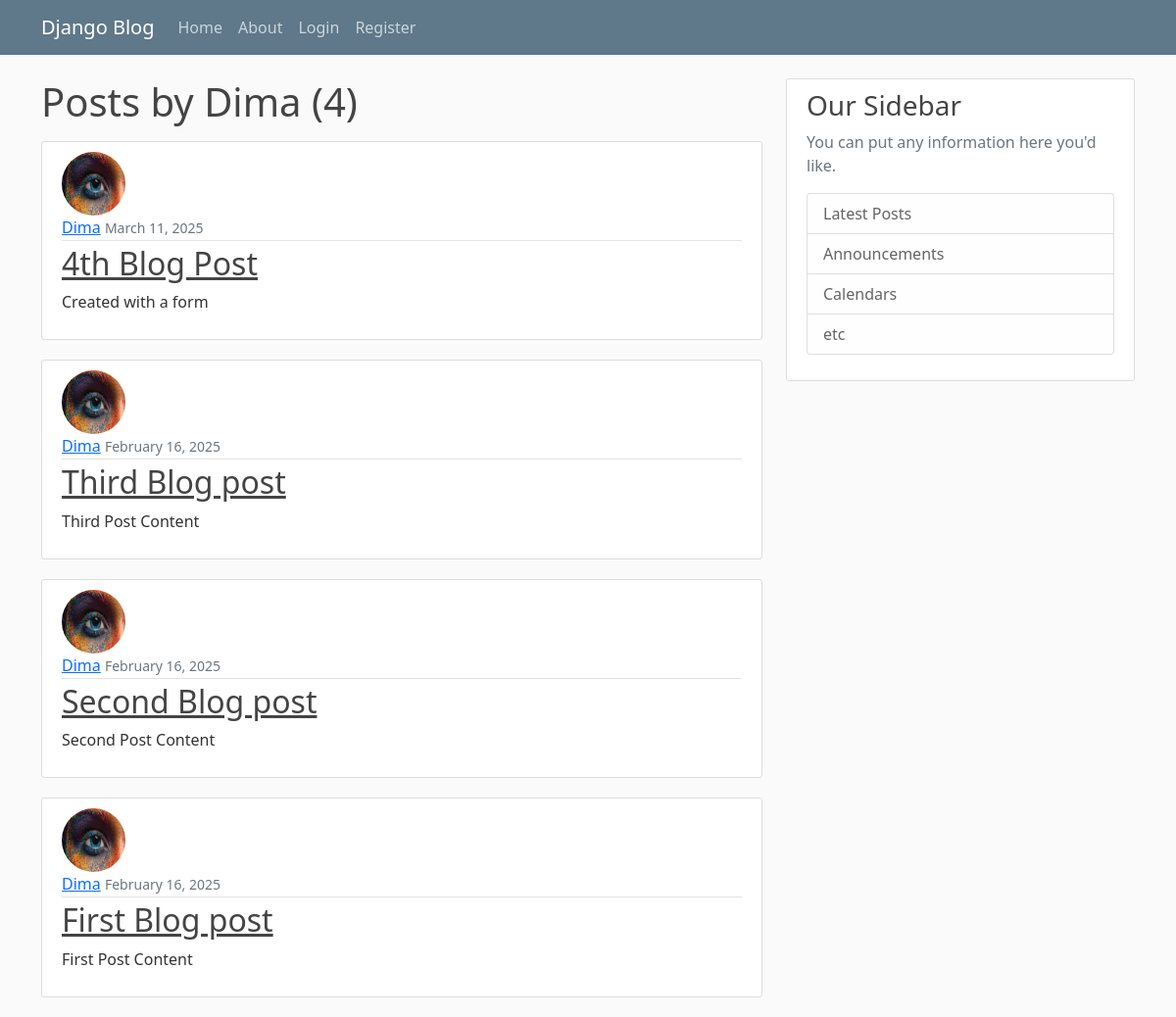
Page /user/Dima on the earlier database version.
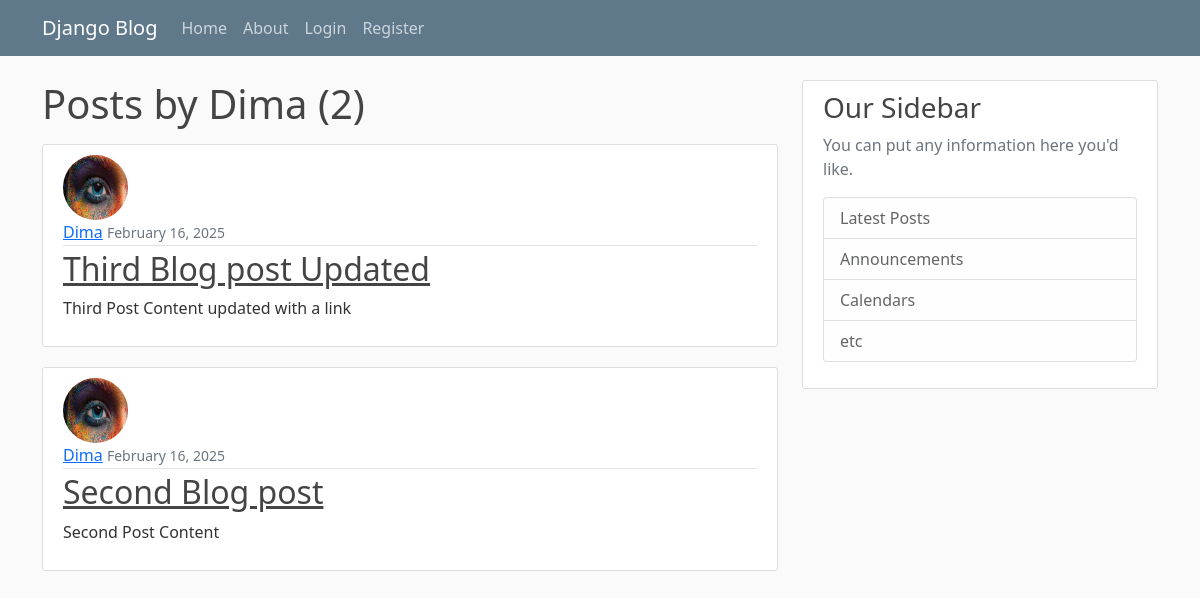
Same page on the later database version.
### blog_app/models.py (models this page shows, shortened)
class Post(models.Model):
    title = models.CharField(max_length=100)
    content = models.TextField()
    date_posted = models.DateTimeField(default=timezone.now)
    author = models.ForeignKey(User, on_delete=models.SET_NULL, null=True, blank=True)

### users/models.py (models this page shows, shortened)
class Profile(models.Model):
    user = models.OneToOneField(User, on_delete=models.CASCADE)
    avatar = models.ImageField(default='default.jpg', upload_to='profile_pics')

### blog_app/views.py (the view)
# urls.py: path('user/<str:username>', UserPostListView.as_view(), name='user-posts'),
class UserPostListView(ListView):
    model = Post
    template_name = 'blog_app/user_posts.html' # <app>/<model>_<viewtype>.html
    context_object_name = 'posts'
    paginate_by = 5
    def get_queryset(self):
        user = get_object_or_404(User, username=self.kwargs.get('username'))
        return Post.objects.filter(author=user).order_by('-date_posted')

### blog_app/templates/blog_app/user_posts.html (shortened to what this page needs)
{% extends "blog_app/base.html" %}
{% block content %}
	<h1 class='mb-3'>Posts by {{ view.kwargs.username }} ({{ page_obj.paginator.count }})</h1>
	{% for post in posts %}
			<article class="media content-section">
					<img class="rounded-circle article-img" src="{{ post.author.profile.avatar.url }}" alt="{{ post.author.get_full_name|default:post.author.username }} avatar">
					<div class="media-body">
					<div class="article-metadata">
							<a class="mr-2" href="{% url 'user-posts' post.author.username %}">{{ post.author }}</a>
							<small class="text-muted">{{ post.date_posted | date:"F d, Y" }}</small>
					</div>
					<h2><a class="article-title" href="{% url "post-detail" post.id %}">{{ post.title }}</a></h2>
					<p class="article-content">{{ post.content }}</p>
					</div>
			</article>
	{% endfor %}
{% endblock content %}

Differences in the rows shown:
removed Post: author.profile.avatar (picture), author "Dima", date_posted "March 11, 2025", title "4th Blog Post", content "Created with a form"
removed Post: author.profile.avatar (picture), author "Dima", date_posted "February 16, 2025", title "First Blog post", content "First Post Content"
changed Post: title "Third Blog post" → "Third Blog post Updated"; content "Third Post Content" → "Third Post Content updated with a link"
Other differences:
{{ page_obj.paginator.count }}: "4" → "2"
